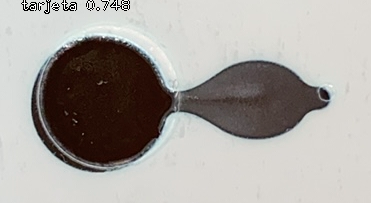
#> input picture ejemplo/ejemplo.png, 371 x 203 px
$ python -i blob_example.py   (imports and definitions only)
#> lines starting #> are read from the running program, lines starting #| are printed output that depends on the picture; after the words box and inside, x2 and y2 are one past the last pixel; in counts of white or black regions, pixels touching at a corner belong together
#> further down, picture is the input picture: shape (203, 371, 3); mean B, G, R 159.5, 163.5, 167.9
# Standard imports
import cv2
import os
import numpy as np
import random
# Read image

def validation(image):
    if image.shape[1] > image.shape[0]:
        image = cv2.rotate(image, cv2.ROTATE_90_COUNTERCLOCKWISE)
    return image

def hough_circles(image):
    gray_hough = cv2.cvtColor(image, cv2.COLOR_BGR2GRAY)
    circles = cv2.HoughCircles(gray_hough, cv2.HOUGH_GRADIENT, 1, 5,
                               param1=50, param2=80, minRadius=60, maxRadius=120)
    flip = False
    try:
        for i in circles[0, :]:
            #print(i[0],i[1])
            if i[0] < img.shape[0]/2:
                flipVertical = cv2.rotate(image, cv2.ROTATE_180)
                #cv2.circle(image, (i[0], i[1]), int(i[2]), (255, 2555, 255), 0)
                #print("hola")
                #cv2.waitKey(0)
                flip = True
            if flip == True:
                break

        return flipVertical
    except:
        return image
    #return image

    #except:
      #  return image

def get_ROI(image):

    gray_image = cv2.cvtColor(image, cv2.COLOR_BGR2GRAY)

    # convert the grayscale image to binary image
    ret,thresh = cv2.threshold(gray_image,127,255,0)
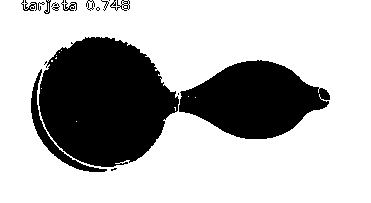
#> thresh: shape (203, 371); 70.4% white; 16 black regions (5 under 20 px), largest, box (x1, y1, x2, y2) and area: (39, 37, 179, 167) 13273, (179, 60, 330, 139) 7705, (31, 69, 107, 172) 906

    # calculate moments of binary image
    M = cv2.moments(thresh)
#> M = moments, m00 13519080, centre m10/m00, m01/m00 = (198.5, 101.3)

    # calculate x,y coordinate of center
    cX = int(M["m10"] / M["m00"])
#> cX = 198
    cY = int(M["m01"] / M["m00"])
#> cY = 101
    cX = cX - 3
#> cX = 195
    cY = cY + 45
#> cY = 146
    # put text and highlight the center
    #cv2.circle(hough, (cX, cY), 5, (255, 255, 255), -1)
    #cv2.putText(hough, "centroid", (cX - 25, cY - 25),cv2.FONT_HERSHEY_SIMPLEX, 0.5, (255, 255, 255), 2)
    #cv2.rectangle(hough, (cX-20, cY-35), (cX+20, cY+35), (255,0,0), 2)
    ROI = image[cY - 30:cY + 30, cX - 15:cX + 15]
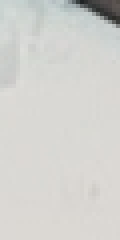
#> ROI: shape (60, 30, 3) (shown 4 times larger); mean B, G, R 206.8, 210.4, 210.6
    return ROI
    # display the image
    #cv2.imshow("Image", hough)
    #cv2.waitKey(0)

folder = r'D:\UNIMA\CNN_Bi_Class\positivos_negativos_limpios\train\positivos'
# [1 line that did not run here, left out]
# [1 line that did not run here, left out]
folder_perspectives = r'D:\UNIMA\CNN_Bi_Class\dataset_limpios_rectangles\positivos'
# [1 line not run here, left out]
i = 1
# [18 lines not run here, left out]

    #cv2.imshow("",centroide)
    #cv2.waitKey(0)

>>> import cv2
>>> picture = cv2.imread('../ejemplo/ejemplo.png')
>>> result = get_ROI(picture)
